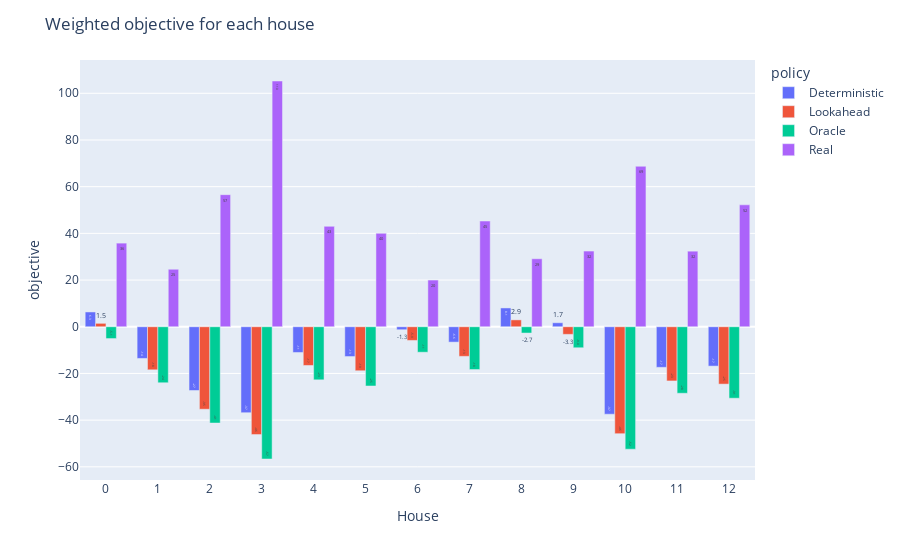

Notebook code cell kept with this figure:
### Code cell
df = results_mean.groupby(['instance', 'policy']).objective.mean().reset_index()
fig = px.bar(df, y="objective", x="instance", color='policy', barmode='group', text_auto='.2s')
fig.update_layout(title_text="Weighted objective for each house",xaxis=dict(title='House',dtick= 1))
fig.show()
#fig.write_image("../Soportes documento/Graficas ppt/objective_houses.png", scale=2, height = 500, width=1000)

### Figure 1 — Plotly figure (JSON) as saved in the notebook; plotly's stock layout.template omitted (floating-point values rounded to 4 significant figures)
{"data": [{"alignmentgroup": "True", "hovertemplate": "policy=Deterministic<br>instance=%{x}<br>objective=%{y}<extra></extra>", "legendgroup": "Deterministic", "marker": {"color": "#636efa", "pattern": {"shape": ""}}, "name": "Deterministic", "offsetgroup": "Deterministic", "orientation": "v", "showlegend": true, "textposition": "auto", "texttemplate": "%{y:.2s}", "type": "bar", "x": [0, 1, 2, 3, 4, 5, 6, 7, 8, 9, 10, 11, 12], "xaxis": "x", "y": [6.333, -13.57, -27.31, -36.81, -11.02, -12.76, -1.279, -6.589, 8.051, 1.714, -37.47, -17.39, -16.87], "yaxis": "y"}, {"alignmentgroup": "True", "hovertemplate": "policy=Lookahead<br>instance=%{x}<br>objective=%{y}<extra></extra>", "legendgroup": "Lookahead", "marker": {"color": "#EF553B", "pattern": {"shape": ""}}, "name": "Lookahead", "offsetgroup": "Lookahead", "orientation": "v", "showlegend": true, "textposition": "auto", "texttemplate": "%{y:.2s}", "type": "bar", "x": [0, 1, 2, 3, 4, 5, 6, 7, 8, 9, 10, 11, 12], "xaxis": "x", "y": [1.465, -18.45, -35.33, -46.2, -16.58, -18.85, -5.859, -12.68, 2.936, -3.258, -45.79, -23.21, -24.58], "yaxis": "y"}, {"alignmentgroup": "True", "hovertemplate": "policy=Oracle<br>instance=%{x}<br>objective=%{y}<extra></extra>", "legendgroup": "Oracle", "marker": {"color": "#00cc96", "pattern": {"shape": ""}}, "name": "Oracle", "offsetgroup": "Oracle", "orientation": "v", "showlegend": true, "textposition": "auto", "texttemplate": "%{y:.2s}", "type": "bar", "x": [0, 1, 2, 3, 4, 5, 6, 7, 8, 9, 10, 11, 12], "xaxis": "x", "y": [-5.059, -23.99, -41.25, -56.65, -22.74, -25.38, -10.91, -18.33, -2.695, -9.0, -52.45, -28.49, -30.62], "yaxis": "y"}, {"alignmentgroup": "True", "hovertemplate": "policy=Real<br>instance=%{x}<br>objective=%{y}<extra></extra>", "legendgroup": "Real", "marker": {"color": "#ab63fa", "pattern": {"shape": ""}}, "name": "Real", "offsetgroup": "Real", "orientation": "v", "showlegend": true, "textposition": "auto", "texttemplate": "%{y:.2s}", "type": "bar", "x": [0, 1, 2, 3, 4, 5, 6, 7, 8, 9, 10, 11, 12], "xaxis": "x", "y": [35.82, 24.63, 56.57, 105.3, 43.01, 40.02, 20.0, 45.29, 29.12, 32.43, 68.74, 32.37, 52.22], "yaxis": "y"}], "layout": {"barmode": "group", "legend": {"title": {"text": "policy"}, "tracegroupgap": 0}, "margin": {"t": 60}, "title": {"text": "Weighted objective for each house"}, "xaxis": {"anchor": "y", "domain": [0, 1], "dtick": 1, "title": {"text": "House"}}, "yaxis": {"anchor": "x", "domain": [0, 1], "title": {"text": "objective"}}}}
